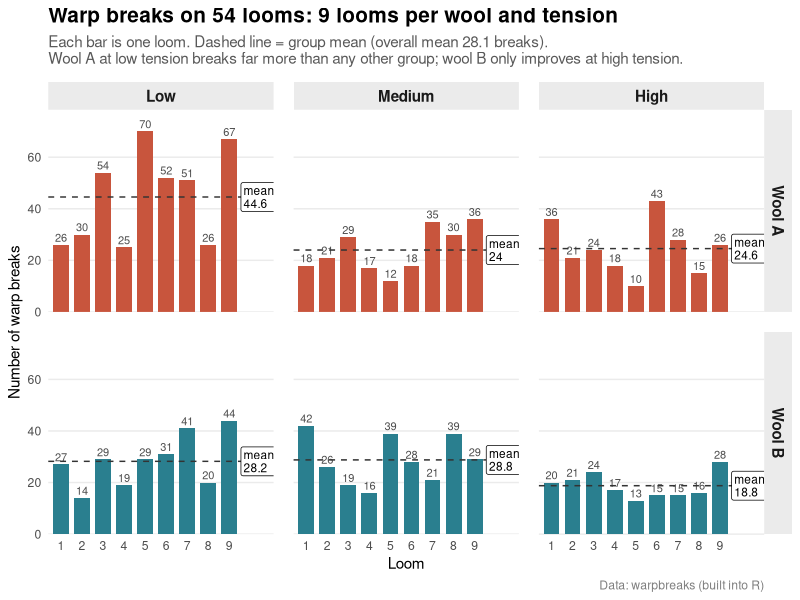
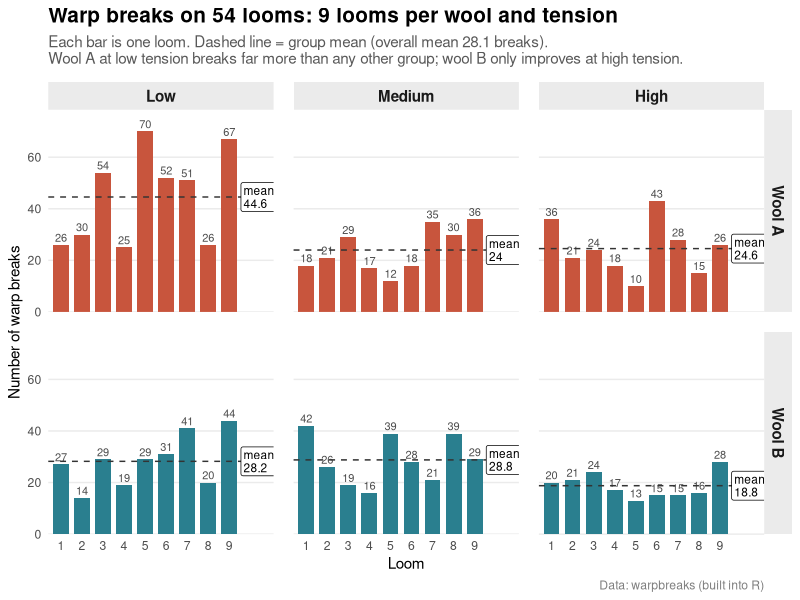

The R script that drew these images, in order:
# Why is H&M clothes lower quality 
# and how older looms make better clothes

library(tidyverse)

dir.create("figures", showWarnings = FALSE)

# Data ----------------------------------------------------------------------
# warpbreaks: 6 groups (wool A/B x tension L/M/H), 9 looms in each group.
# Give each loom a number (1-9) within its group.
looms <- as_tibble(warpbreaks) |>
  mutate(tension = fct_recode(tension, Low = "L", Medium = "M", High = "H"),
         wool    = fct_recode(wool, "Wool A" = "A", "Wool B" = "B")) |>
  group_by(wool, tension) |>
  mutate(loom = row_number()) |>
  ungroup()

# Mean breaks per group, for the reference line and label in each panel
group_means <- looms |>
  group_by(wool, tension) |>
  summarise(mean_breaks = mean(breaks), .groups = "drop") |>
  mutate(label = str_glue("mean\n{round(mean_breaks, 1)}"))

overall_mean <- mean(looms$breaks)

# Infographic ---------------------------------------------------------------
p_looms <- ggplot(looms, aes(x = factor(loom), y = breaks, fill = wool)) +
  geom_col(width = 0.75) +
  geom_text(aes(label = breaks), vjust = -0.4, size = 2.8, colour = "grey30") +
  geom_hline(data = group_means, aes(yintercept = mean_breaks),
             linetype = "dashed", colour = "grey20") +
  geom_label(data = group_means,
             aes(x = 9.55, y = mean_breaks, label = label),
             inherit.aes = FALSE, hjust = 0, size = 3, lineheight = 0.9,
             linewidth = 0, fill = "white") +
  facet_grid(wool ~ tension) +
  scale_fill_manual(values = c("Wool A" = "#C8553D", "Wool B" = "#2A7F8F"),
                    guide = "none") +
  scale_x_discrete(expand = expansion(add = c(0.6, 2.1))) +  # room for mean label
  scale_y_continuous(expand = expansion(mult = c(0, 0.12))) +
  labs(
    title    = "Warp breaks on 54 looms: 9 looms per wool and tension",
    subtitle = str_glue(
      "Each bar is one loom. Dashed line = group mean ",
      "(overall mean {round(overall_mean, 1)} breaks).\n",
      "Wool A at low tension breaks far more than any other group; wool B only improves at high tension."
    ),
    x        = "Loom",
    y        = "Number of warp breaks",
    caption  = "Data: warpbreaks (built into R)"
  ) +
  theme_minimal(base_size = 11) +
  theme(
    plot.title         = element_text(face = "bold", size = 15),
    plot.subtitle      = element_text(colour = "grey35", margin = margin(b = 10)),
    strip.text         = element_text(face = "bold", size = 11),
    strip.background   = element_rect(fill = "grey92", colour = NA),
    panel.grid.major.x = element_blank(),
    panel.grid.minor   = element_blank(),
    panel.spacing      = unit(1, "lines"),
    plot.caption       = element_text(colour = "grey50")
  )

p_looms

ggsave("figures/loom_infographic.png", p_looms, width = 11, height = 6.5, dpi = 150)
